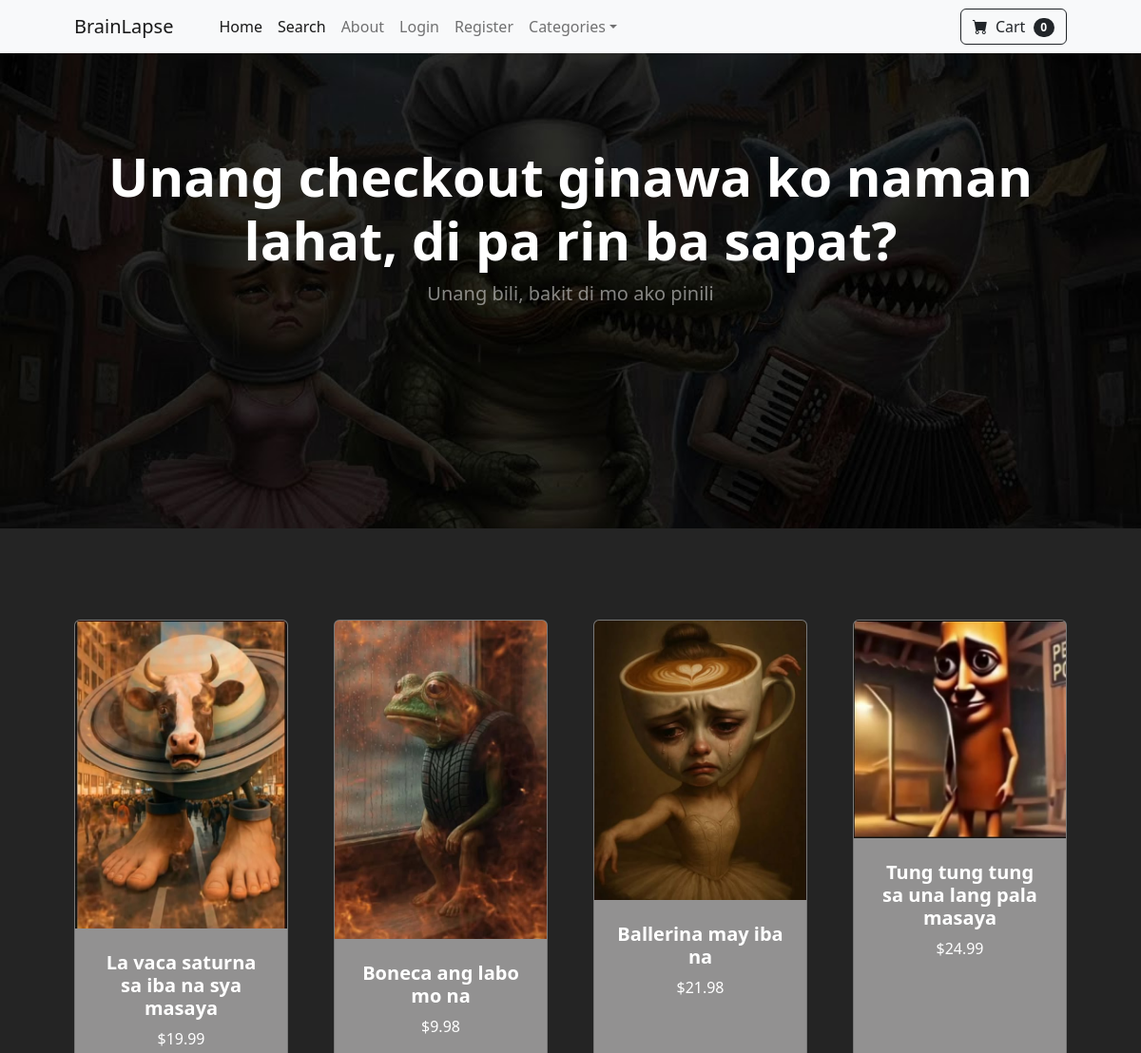
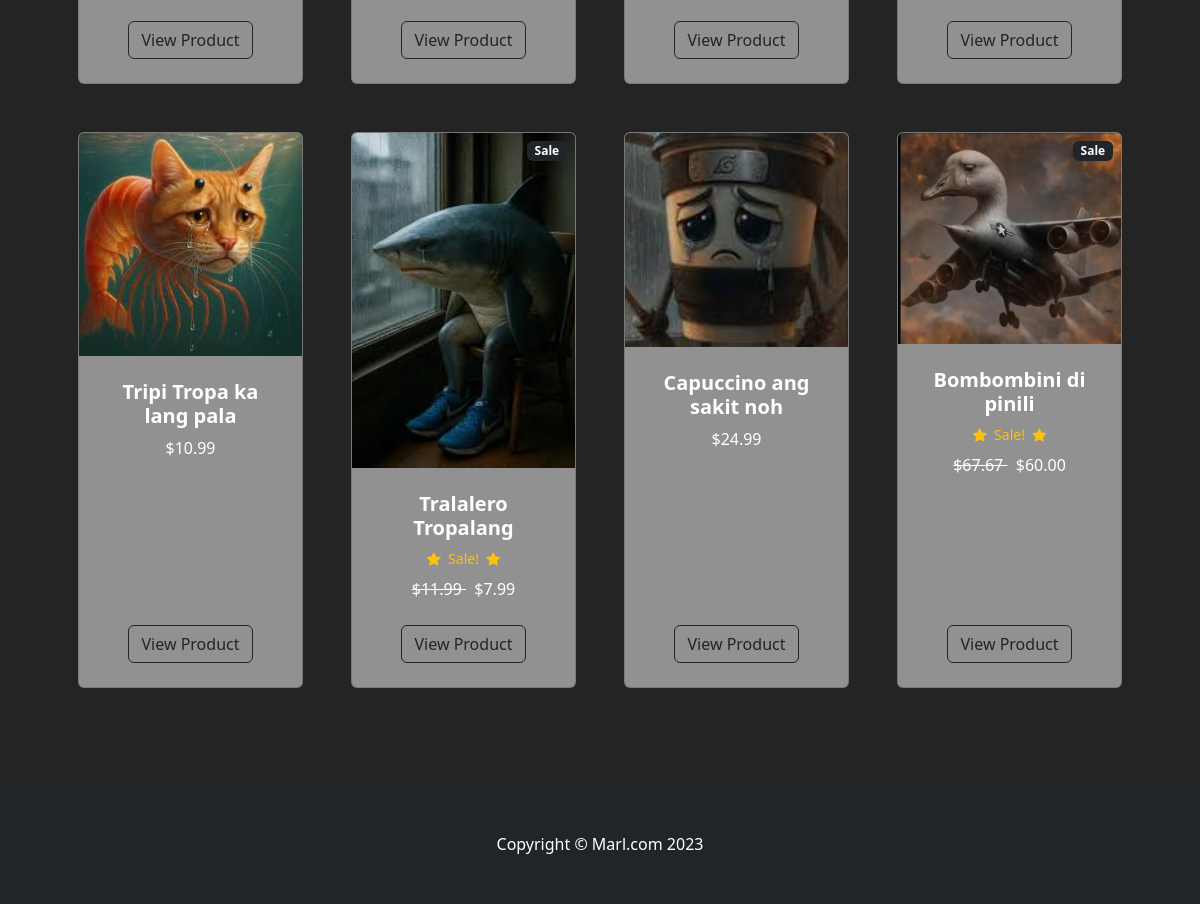
The page / on the database its author committed (2 pictures, top to bottom).
### store/models.py (models this page shows, shortened)
class Product(models.Model):
	name = models.CharField(max_length=100)
	price = models.DecimalField(default=0, decimal_places=2, max_digits=6)
	category = models.ForeignKey(Category, on_delete=models.CASCADE, default=1)
	description = models.CharField(max_length=250, default='', blank=True, null=True)
	image = models.ImageField(upload_to='uploads/product/')
	is_sale = models.BooleanField(default=False)
	sale_price = models.DecimalField(default=0, decimal_places=2, max_digits=6)

### store/views.py (the view)
# urls.py: path('', views.home, name='home'),
def home(request):
	products = Product.objects.all()
	return render(request, 'home.html', {'products':products})

### cart/cart.py (called while the page is built)
	def __len__(self):
		return len(self.cart)

### cart/context_processors.py (called while the page is built)
def cart(request):
	return {'cart': Cart(request)}

### store/templates/home.html
{% extends 'base.html' %}
{% block content %}
<header class="py-5" style="
    background-image: url('media/uploads/product/unnamed.jpg');
    background-size: cover;
    background-position: center;
    background-repeat: no-repeat;
    height: 500px; /* adjust height as needed */
">
    <div class="container px-4 px-lg-5 my-5">
        <div class="text-center text-white">
            <h1 class="display-4 fw-bolder">
                Unang checkout ginawa ko naman lahat, di pa rin ba sapat?
            </h1>
            <p class="lead fw-normal text-white-50 mb-0">
                Unang bili, bakit di mo ako pinili
            </p>
        </div>
    </div>
</header>
<section class="py-5" style="background-color: #242424;">
            <div class="container px-4 px-lg-5 mt-5 " >
                <div class="row gx-4 gx-lg-5 row-cols-2 row-cols-md-3 row-cols-xl-4 justify-content-center">
                {% for product in products %}
                    {% if product.is_sale %}
                    <div class="col mb-5">
                        <div class="card h-100" style="background-color: #929191; color: white;">
                            <div class="badge bg-dark text-white position-absolute" style="top: 0.5rem; right: 0.5rem">Sale</div>
                            <img class="card-img-top" src="{{ product.image.url }}" alt="..." />
                            <div class="card-body p-4">
                                <div class="text-center">
                                    <h5 class="fw-bolder">{{ product.name }}</h5>
                <div class="d-flex justify-content-center small text-warning mb-2" style="background-color: #929191; color: white;">
                <div class="bi-star-fill"></div>
                &nbsp;&nbsp;Sale!&nbsp;&nbsp;
                <div class="bi-star-fill"></div>
                </div>
                                    <strike>
                                    ${{ product.price }}
                                    </strike>
                                    &nbsp;
                                    ${{ product.sale_price }}
                                </div>
                            </div>
                            <div class="card-footer p-4 pt-0 border-top-0 bg-transparent">
    <div class="text-center">
        <a class="btn btn-outline-dark mt-auto" href="{% url 'product' product.id  %}">View Product</a>
    </div>
                            </div>
                        </div>
                    </div>
                    {% else %}
                <div class="col mb-5">
                        <div class="card h-100" style="background-color: #929191; color: white;">
                            <img class="card-img-top" src="{{ product.image.url }}" alt="..." />
                            <div class="card-body p-4">
                                <div class="text-center">
                                    <h5 class="fw-bolder">{{ product.name }}</h5>
                                    ${{ product.price }}
                                </div>
                            </div>
                            <div class="card-footer p-4 pt-0 border-top-0 bg-transparent">
    <div class="text-center"><a class="btn btn-outline-dark mt-auto" href="{% url 'product' product.id %}">View Product</a></div>
                            </div>
                        </div>
                    </div>
                        {% endif %}
                    {% endfor %}
            </div>
        </section>
{% endblock %}

### store/templates/base.html (shortened to what this page needs)
{% load static %}
<!DOCTYPE html>
<html lang="en">
    <head>
        <link href="https://cdn.jsdelivr.net/npm/bootstrap-icons@1.5.0/font/bootstrap-icons.css" rel="stylesheet" />
        <link href="{% static 'css/styles.css' %}" rel="stylesheet" />
    </head>
    <body>
        {% include 'navbar.html' %}
        {% block content %}
        {% endblock %}
        <footer class="py-5 bg-dark">
            <div class="container"><p class="m-0 text-center text-white">Copyright &copy; Marl.com 2023</p></div>
        </footer>
    </body>
</html>

### store/templates/navbar.html (shortened to what this page needs)
        <nav class="navbar navbar-expand-lg navbar-light bg-light">
            <div class="container px-4 px-lg-5">
                <a class="navbar-brand" href="{% url 'home' %}">BrainLapse</a>
                <div class="collapse navbar-collapse" id="navbarSupportedContent">
                    <ul class="navbar-nav me-auto mb-2 mb-lg-0 ms-lg-4">
                        <li class="nav-item"><a class="nav-link active" aria-current="page" href="{% url 'home' %}">Home</a></li>
                        <li class="nav-item"><a class="nav-link active" aria-current="page" href="{% url 'search' %}">Search</a></li>
                        <li class="nav-item"><a class="nav-link" href="{% url 'about' %}">About</a></li>
            {% if user.is_authenticated %}
   <li class="nav-item dropdown">
            <a class="nav-link dropdown-toggle" id="navbarDropdown" href="#" role="button" data-bs-toggle="dropdown" aria-expanded="false">Profile</a>
            <ul class="dropdown-menu" aria-labelledby="navbarDropdown">
                <li><a class="dropdown-item" href="{% url 'update_user' %}">User Profile</a></li>
                <li><hr class="dropdown-divider" /></li>
<li><a class="dropdown-item" href="{% url 'update_info'  %}">User Info</a></li>
                            </ul>
                        </li>
            {% if user.is_superuser %}
              <li class="nav-item dropdown">
            <a class="nav-link dropdown-toggle" id="navbarDropdown" href="#" role="button" data-bs-toggle="dropdown" aria-expanded="false">Orders</a>
            <ul class="dropdown-menu" aria-labelledby="navbarDropdown">
                <li><a class="dropdown-item" href="{% url 'shipped_dash' %}">Shipped Orders</a></li>
                <li><hr class="dropdown-divider" /></li>
<li><a class="dropdown-item" href="{% url 'not_shipped_dash'  %}">UnShipped Orders</a></li>
                            </ul>
                        </li>
            {% endif %}
               <li class="nav-item"><a class="nav-link" href="{% url 'logout' %}">Logout</a></li>
            {% else %}
               <li class="nav-item"><a class="nav-link" href="{% url 'login' %}">Login</a></li>
               <li class="nav-item"><a class="nav-link" href="{% url 'register' %}">Register</a></li>
            {% endif %}
                 <li class="nav-item dropdown">
    <a class="nav-link dropdown-toggle" id="navbarDropdown" href="#" role="button" data-bs-toggle="dropdown" aria-expanded="false">Categories</a>
</li>
                    </ul>
                    <form class="d-flex">
<a href="{% url 'cart_summary' %}" class="btn btn-outline-dark"><i class="bi-cart-fill me-1"></i>
                            Cart
<span class="badge bg-dark text-white ms-1 rounded-pill" id="cart_quantity">{{ cart|length }}
</span></a>
                    </form>
                </div>
            </div>
        </nav>

### rows shown on the page
Product: image (picture), name "La vaca saturna sa iba na sya masaya", price "19.99"
Product: image (picture), name "Boneca ang labo mo na", price "9.98"
Product: image (picture), name "Ballerina may iba na", price "21.98"
Product: image (picture), name "Tung tung tung sa una lang pala masaya", price "24.99"
Product: image (picture), name "Tripi Tropa ka lang pala", price "10.99"
Product: image (picture), name "Tralalero Tropalang", price "11.99", sale_price "7.99"
Product: image (picture), name "Capuccino ang sakit noh", price "24.99"
Product: image (picture), name "Bombombini di pinili", price "67.67", sale_price "60.00"

### other values the page prints
{{ cart|length }} "0"
